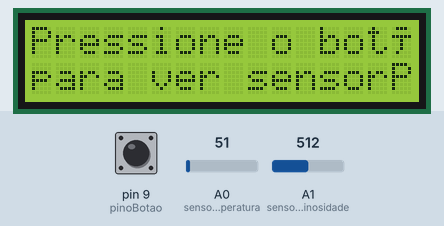
Recording of a sketch running on a simulated Arduino Uno, built with avr-gcc and run on an emulated ATmega328P. Parts: 16×2 character LCD. Inputs (shaded band) come from the test bench; at power-on: pin 9 (pinoBotao) HIGH, A0 (sensorTemperatura) = 51, A1 (sensorLuminosidade) = 512.

Above: at 1.5 s.
1.6 s: pin 9 (pinoBotao) pulled LOW for 3.2 s
At 6.0 s:
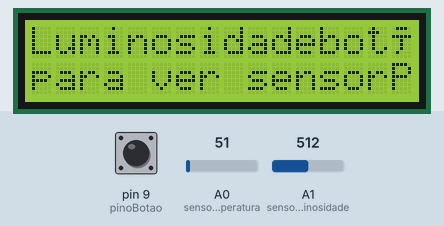
6.3 s: pin 9 (pinoBotao) pulled LOW for 0.3 s
At 7.2 s:
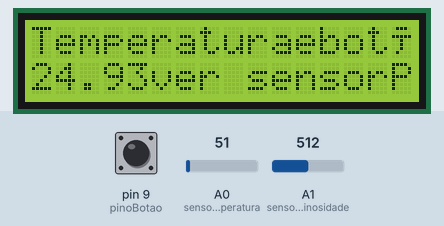
8.1 s: A0 (sensorTemperatura) set to 61
At 8.7 s:
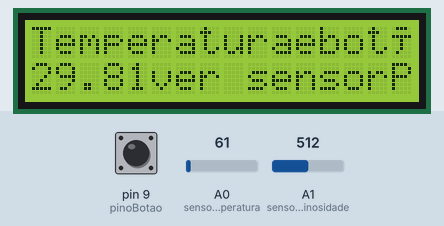
9.6 s: A0 (sensorTemperatura) set to 71
At 10.5 s:
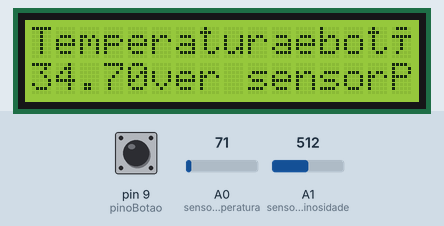
11.2 s: A0 (sensorTemperatura) set to 86
At 12.3 s:
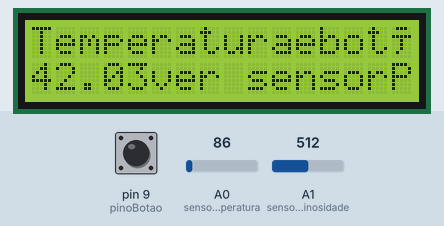
Timing chart, 0 to 13.7 s (numbered marks = the images above; inputs shaded):
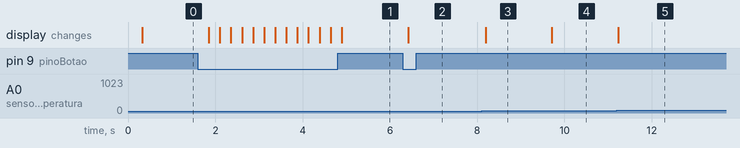

The sketch:

exemplo-menu-lcd.ino
```cpp
/*
  Exemplo de Utilização de Menus com LCD
  Utilizado: Arduino Uno, Display LCD 16 x 2 , Push Button e Sensores
  Autor: Yhan Christian Souza Silva - Data: 27/02/2018
*/

#include <LiquidCrystal.h>              //biblioteca p/ uso do display LCD

// -- Hardware --

#define sensorTemperatura A0
#define sensorLuminosidade A1
#define pinoBotao 9

// -- Definição pinos LCD --

LiquidCrystal lcd(7,
                  6,
                  5,
                  4,
                  3,
                  2);

// -- Variáveis --

float leituraTemperatura, leituraLuminosidade;
int menu = 0;
boolean estadoBotao;

// -- Setup --

void setup() {
  pinMode(pinoBotao, INPUT_PULLUP);
  digitalWrite(pinoBotao, HIGH);
  lcd.begin(16, 2);
  lcd.clear();
  lcd.setCursor(0, 0);
  lcd.print("Pressione o botão");
  lcd.setCursor(0, 1);
  lcd.print("para ver sensor");
  delay(250);

}

// -- Loop --

void loop() {

/* realiza leitura de temperatura e luminosidade
 *  verifica se o botão foi pressionado incrementando a variavel menu
 *  caso 1 - exibe temperatura (menu 1)
 *  caso 2 - exibe luminosidade (menu 2)
 *  default - volta a tela inicial e pede para pressionar botão novamente.
 *
 */
  estadoBotao = digitalRead(pinoBotao);
  leituraTemperatura = (float(analogRead(sensorTemperatura)) * 5 / (1023)) / 0.01;
  leituraLuminosidade = analogRead(sensorLuminosidade);
  if (!estadoBotao) menu++;

  switch (menu) {
    case 1:
      lcd.setCursor(0, 0);
      lcd.print("Temperatura");
      lcd.setCursor(0, 1);
      lcd.print(leituraTemperatura);
      delay(250);
      break;

    case 2:
      lcd.setCursor(0, 0);
      lcd.print("Luminosidade");
      lcd.setCursor(0, 1);
      lcd.print(leituraLuminosidade);
      delay(250);
      break;

    default:
      lcd.print("Pressione o botão");
      lcd.setCursor(0, 1);
      lcd.print("para ver sensor");
      delay(250);
      menu = 0;
      break;
  }
}
```

Measured:
- after the input at 1.6 s, the display: first changes after 0.25 s (image 1 shows a later state)
- after the input at 6.3 s, the display: changes after 0.12 s (image 2)
- after the input at 8.1 s, the display: changes after 0.09 s (image 3)
- after the input at 9.6 s, the display: changes after 0.11 s (image 4)
- after the input at 11.2 s, the display: changes at once (image 5)
